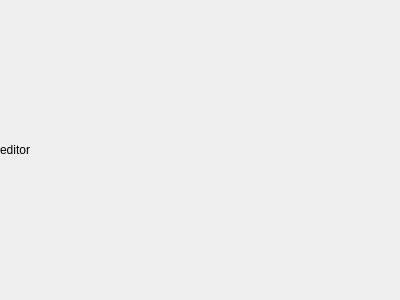
<?xml version="1.0" encoding="UTF-8"?>
<ui version="4.0">
 <class>EditorPanel</class>
 <widget class="QWidget" name="EditorPanel">
  <property name="geometry">
   <rect>
    <x>0</x>
    <y>0</y>
    <width>400</width>
    <height>300</height>
   </rect>
  </property>
  <property name="windowTitle">
   <string>Form</string>
  </property>
  <layout class="QHBoxLayout" name="horizontalLayout">
   <property name="spacing">
    <number>0</number>
   </property>
   <property name="leftMargin">
    <number>0</number>
   </property>
   <property name="topMargin">
    <number>0</number>
   </property>
   <property name="rightMargin">
    <number>0</number>
   </property>
   <property name="bottomMargin">
    <number>0</number>
   </property>
   <item>
    <widget class="QLabel" name="label">
     <property name="text">
      <string>editor</string>
     </property>
    </widget>
   </item>
  </layout>
 </widget>
 <resources/>
 <connections/>
</ui>
